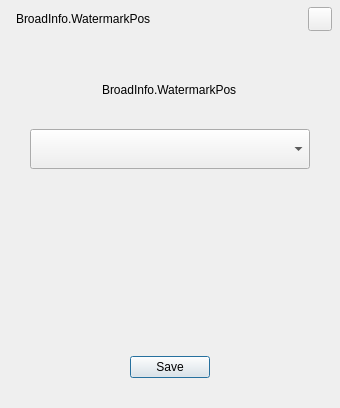
<?xml version="1.0" encoding="UTF-8"?>
<ui version="4.0">
 <class>AFQWatermarkPositionSettingDialog</class>
 <widget class="QDialog" name="AFQWatermarkPositionSettingDialog">
  <property name="geometry">
   <rect>
    <x>0</x>
    <y>0</y>
    <width>340</width>
    <height>408</height>
   </rect>
  </property>
  <property name="sizePolicy">
   <sizepolicy hsizetype="Fixed" vsizetype="Fixed">
    <horstretch>0</horstretch>
    <verstretch>0</verstretch>
   </sizepolicy>
  </property>
  <property name="minimumSize">
   <size>
    <width>340</width>
    <height>408</height>
   </size>
  </property>
  <property name="maximumSize">
   <size>
    <width>340</width>
    <height>408</height>
   </size>
  </property>
  <property name="windowTitle">
   <string>Dialog</string>
  </property>
  <property name="styleSheet">
   <string notr="true"/>
  </property>
  <layout class="QVBoxLayout" name="verticalLayout">
   <property name="spacing">
    <number>0</number>
   </property>
   <property name="leftMargin">
    <number>0</number>
   </property>
   <property name="topMargin">
    <number>0</number>
   </property>
   <property name="rightMargin">
    <number>0</number>
   </property>
   <property name="bottomMargin">
    <number>0</number>
   </property>
   <item>
    <widget class="QFrame" name="titleFrame">
     <property name="minimumSize">
      <size>
       <width>0</width>
       <height>38</height>
      </size>
     </property>
     <property name="maximumSize">
      <size>
       <width>16777215</width>
       <height>38</height>
      </size>
     </property>
     <layout class="QHBoxLayout" name="horizontalLayout_2">
      <property name="leftMargin">
       <number>16</number>
      </property>
      <property name="topMargin">
       <number>6</number>
      </property>
      <property name="rightMargin">
       <number>8</number>
      </property>
      <property name="bottomMargin">
       <number>6</number>
      </property>
      <item>
       <widget class="QLabel" name="label_Title">
        <property name="minimumSize">
         <size>
          <width>0</width>
          <height>24</height>
         </size>
        </property>
        <property name="maximumSize">
         <size>
          <width>16777215</width>
          <height>24</height>
         </size>
        </property>
        <property name="text">
         <string>BroadInfo.WatermarkPos</string>
        </property>
        <property name="labelType" stdset="0">
         <string>labelTitle</string>
        </property>
       </widget>
      </item>
      <item>
       <spacer name="horizontalSpacer_4">
        <property name="orientation">
         <enum>Qt::Horizontal</enum>
        </property>
        <property name="sizeHint" stdset="0">
         <size>
          <width>793</width>
          <height>20</height>
         </size>
        </property>
       </spacer>
      </item>
      <item>
       <widget class="QPushButton" name="pushButton_Close">
        <property name="enabled">
         <bool>true</bool>
        </property>
        <property name="minimumSize">
         <size>
          <width>24</width>
          <height>24</height>
         </size>
        </property>
        <property name="maximumSize">
         <size>
          <width>24</width>
          <height>24</height>
         </size>
        </property>
        <property name="text">
         <string/>
        </property>
        <property name="iconSize">
         <size>
          <width>11</width>
          <height>11</height>
         </size>
        </property>
        <property name="buttonType" stdset="0">
         <string>closeButton</string>
        </property>
       </widget>
      </item>
     </layout>
    </widget>
   </item>
   <item>
    <widget class="QWidget" name="widget_Contents" native="true">
     <layout class="QVBoxLayout" name="verticalLayout_3">
      <property name="spacing">
       <number>20</number>
      </property>
      <property name="leftMargin">
       <number>30</number>
      </property>
      <property name="topMargin">
       <number>32</number>
      </property>
      <property name="rightMargin">
       <number>30</number>
      </property>
      <property name="bottomMargin">
       <number>30</number>
      </property>
      <item alignment="Qt::AlignHCenter">
       <widget class="QLabel" name="label_WatermarkTitle">
        <property name="text">
         <string>BroadInfo.WatermarkPos</string>
        </property>
       </widget>
      </item>
      <item>
       <layout class="QVBoxLayout" name="verticalLayout_2">
        <property name="spacing">
         <number>10</number>
        </property>
        <item>
         <widget class="QComboBox" name="comboBox_WatermarkPos">
          <property name="minimumSize">
           <size>
            <width>0</width>
            <height>40</height>
           </size>
          </property>
          <property name="maximumSize">
           <size>
            <width>16777215</width>
            <height>40</height>
           </size>
          </property>
         </widget>
        </item>
        <item>
         <widget class="QWidget" name="widget_IconContainer" native="true">
          <property name="sizePolicy">
           <sizepolicy hsizetype="Preferred" vsizetype="Fixed">
            <horstretch>0</horstretch>
            <verstretch>0</verstretch>
           </sizepolicy>
          </property>
          <property name="minimumSize">
           <size>
            <width>0</width>
            <height>157</height>
           </size>
          </property>
          <property name="maximumSize">
           <size>
            <width>16777215</width>
            <height>157</height>
           </size>
          </property>
          <widget class="QWidget" name="widget_LeftTop" native="true">
           <property name="geometry">
            <rect>
             <x>12</x>
             <y>12</y>
             <width>63</width>
             <height>18</height>
            </rect>
           </property>
           <property name="minimumSize">
            <size>
             <width>63</width>
             <height>18</height>
            </size>
           </property>
           <property name="maximumSize">
            <size>
             <width>63</width>
             <height>18</height>
            </size>
           </property>
           <layout class="QHBoxLayout" name="horizontalLayout">
            <property name="spacing">
             <number>6</number>
            </property>
            <property name="leftMargin">
             <number>0</number>
            </property>
            <property name="topMargin">
             <number>0</number>
            </property>
            <property name="rightMargin">
             <number>0</number>
            </property>
            <property name="bottomMargin">
             <number>0</number>
            </property>
            <item>
             <widget class="QLabel" name="label_LockImg">
              <property name="sizePolicy">
               <sizepolicy hsizetype="Fixed" vsizetype="Fixed">
                <horstretch>0</horstretch>
                <verstretch>0</verstretch>
               </sizepolicy>
              </property>
              <property name="minimumSize">
               <size>
                <width>15</width>
                <height>18</height>
               </size>
              </property>
              <property name="maximumSize">
               <size>
                <width>15</width>
                <height>18</height>
               </size>
              </property>
              <property name="text">
               <string/>
              </property>
             </widget>
            </item>
            <item>
             <widget class="QLabel" name="label_AgeLimitImg">
              <property name="sizePolicy">
               <sizepolicy hsizetype="Fixed" vsizetype="Fixed">
                <horstretch>0</horstretch>
                <verstretch>0</verstretch>
               </sizepolicy>
              </property>
              <property name="minimumSize">
               <size>
                <width>18</width>
                <height>18</height>
               </size>
              </property>
              <property name="maximumSize">
               <size>
                <width>18</width>
                <height>18</height>
               </size>
              </property>
              <property name="text">
               <string/>
              </property>
             </widget>
            </item>
            <item>
             <widget class="QLabel" name="label_SubscribeImg">
              <property name="minimumSize">
               <size>
                <width>18</width>
                <height>18</height>
               </size>
              </property>
              <property name="maximumSize">
               <size>
                <width>18</width>
                <height>18</height>
               </size>
              </property>
              <property name="text">
               <string/>
              </property>
             </widget>
            </item>
           </layout>
          </widget>
         </widget>
        </item>
       </layout>
      </item>
      <item alignment="Qt::AlignHCenter">
       <widget class="QDialogButtonBox" name="buttonBox">
        <property name="standardButtons">
         <set>QDialogButtonBox::Save</set>
        </property>
       </widget>
      </item>
     </layout>
    </widget>
   </item>
  </layout>
 </widget>
 <resources>
  <include location="aneta-main-resource.qrc"/>
 </resources>
 <connections/>
</ui>
